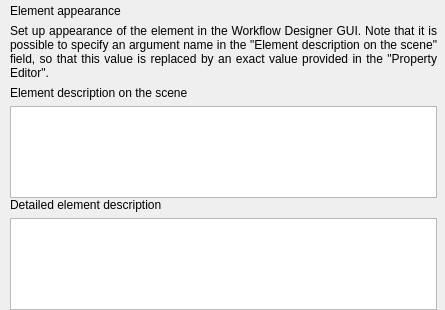
<?xml version="1.0" encoding="UTF-8"?>
<ui version="4.0">
 <class>CreateCmdlineBasedWorkerWizardElementAppearancePage</class>
 <widget class="QWizardPage" name="CreateCmdlineBasedWorkerWizardElementAppearancePage">
  <property name="geometry">
   <rect>
    <x>0</x>
    <y>0</y>
    <width>445</width>
    <height>310</height>
   </rect>
  </property>
  <property name="windowTitle">
   <string>WizardPage</string>
  </property>
  <layout class="QVBoxLayout" name="verticalLayout_4">
   <property name="leftMargin">
    <number>10</number>
   </property>
   <property name="topMargin">
    <number>4</number>
   </property>
   <property name="rightMargin">
    <number>8</number>
   </property>
   <property name="bottomMargin">
    <number>0</number>
   </property>
   <item>
    <widget class="QLabel" name="lblTitle">
     <property name="text">
      <string>Element appearance</string>
     </property>
    </widget>
   </item>
   <item>
    <widget class="QLabel" name="lblPageDescription">
     <property name="text">
      <string>Set up appearance of the element in the Workflow Designer GUI. Note that it is possible to specify an argument name in the &quot;Element description on the scene&quot; field, so that this value is replaced by an exact value provided in the &quot;Property Editor&quot;.</string>
     </property>
     <property name="alignment">
      <set>Qt::AlignJustify|Qt::AlignVCenter</set>
     </property>
     <property name="wordWrap">
      <bool>true</bool>
     </property>
    </widget>
   </item>
   <item>
    <widget class="QScrollArea" name="scrollArea">
     <property name="frameShape">
      <enum>QFrame::NoFrame</enum>
     </property>
     <property name="frameShadow">
      <enum>QFrame::Sunken</enum>
     </property>
     <property name="lineWidth">
      <number>0</number>
     </property>
     <property name="widgetResizable">
      <bool>true</bool>
     </property>
     <widget class="QWidget" name="scrollAreaWidgetContents_2">
      <property name="geometry">
       <rect>
        <x>0</x>
        <y>0</y>
        <width>427</width>
        <height>242</height>
       </rect>
      </property>
      <layout class="QVBoxLayout" name="verticalLayout">
       <property name="spacing">
        <number>0</number>
       </property>
       <property name="leftMargin">
        <number>0</number>
       </property>
       <property name="topMargin">
        <number>0</number>
       </property>
       <property name="rightMargin">
        <number>0</number>
       </property>
       <property name="bottomMargin">
        <number>0</number>
       </property>
       <item>
        <widget class="QWidget" name="prompterContainer" native="true">
         <layout class="QVBoxLayout" name="verticalLayout_3">
          <property name="leftMargin">
           <number>0</number>
          </property>
          <property name="topMargin">
           <number>0</number>
          </property>
          <property name="rightMargin">
           <number>0</number>
          </property>
          <property name="bottomMargin">
           <number>0</number>
          </property>
          <item>
           <widget class="QLabel" name="lblPrompter">
            <property name="text">
             <string>Element description on the scene</string>
            </property>
           </widget>
          </item>
          <item>
           <widget class="QTextEdit" name="tePrompter">
            <property name="minimumSize">
             <size>
              <width>0</width>
              <height>27</height>
             </size>
            </property>
            <property name="html">
             <string>&lt;!DOCTYPE HTML PUBLIC &quot;-//W3C//DTD HTML 4.0//EN&quot; &quot;http://www.w3.org/TR/REC-html40/strict.dtd&quot;&gt;
&lt;html&gt;&lt;head&gt;&lt;meta name=&quot;qrichtext&quot; content=&quot;1&quot; /&gt;&lt;style type=&quot;text/css&quot;&gt;
p, li { white-space: pre-wrap; }
&lt;/style&gt;&lt;/head&gt;&lt;body style=&quot; font-family:'MS Shell Dlg 2'; font-size:8.25pt; font-weight:400; font-style:normal;&quot;&gt;
&lt;p style=&quot;-qt-paragraph-type:empty; margin-top:0px; margin-bottom:0px; margin-left:0px; margin-right:0px; -qt-block-indent:0; text-indent:0px; font-family:'monospace';&quot;&gt;&lt;br /&gt;&lt;/p&gt;&lt;/body&gt;&lt;/html&gt;</string>
            </property>
           </widget>
          </item>
         </layout>
        </widget>
       </item>
       <item>
        <widget class="QWidget" name="descriptionContainer" native="true">
         <layout class="QVBoxLayout" name="verticalLayout_2">
          <property name="leftMargin">
           <number>0</number>
          </property>
          <property name="topMargin">
           <number>0</number>
          </property>
          <property name="rightMargin">
           <number>0</number>
          </property>
          <property name="bottomMargin">
           <number>0</number>
          </property>
          <item>
           <widget class="QLabel" name="lblDescription">
            <property name="text">
             <string>Detailed element description</string>
            </property>
           </widget>
          </item>
          <item>
           <widget class="QTextEdit" name="teDescription">
            <property name="minimumSize">
             <size>
              <width>0</width>
              <height>27</height>
             </size>
            </property>
            <property name="html">
             <string>&lt;!DOCTYPE HTML PUBLIC &quot;-//W3C//DTD HTML 4.0//EN&quot; &quot;http://www.w3.org/TR/REC-html40/strict.dtd&quot;&gt;
&lt;html&gt;&lt;head&gt;&lt;meta name=&quot;qrichtext&quot; content=&quot;1&quot; /&gt;&lt;style type=&quot;text/css&quot;&gt;
p, li { white-space: pre-wrap; }
&lt;/style&gt;&lt;/head&gt;&lt;body style=&quot; font-family:'MS Shell Dlg 2'; font-size:8.25pt; font-weight:400; font-style:normal;&quot;&gt;
&lt;p style=&quot;-qt-paragraph-type:empty; margin-top:0px; margin-bottom:0px; margin-left:0px; margin-right:0px; -qt-block-indent:0; text-indent:0px; font-family:'monospace';&quot;&gt;&lt;br /&gt;&lt;/p&gt;&lt;/body&gt;&lt;/html&gt;</string>
            </property>
           </widget>
          </item>
         </layout>
        </widget>
       </item>
      </layout>
     </widget>
    </widget>
   </item>
  </layout>
 </widget>
 <resources/>
 <connections/>
</ui>
